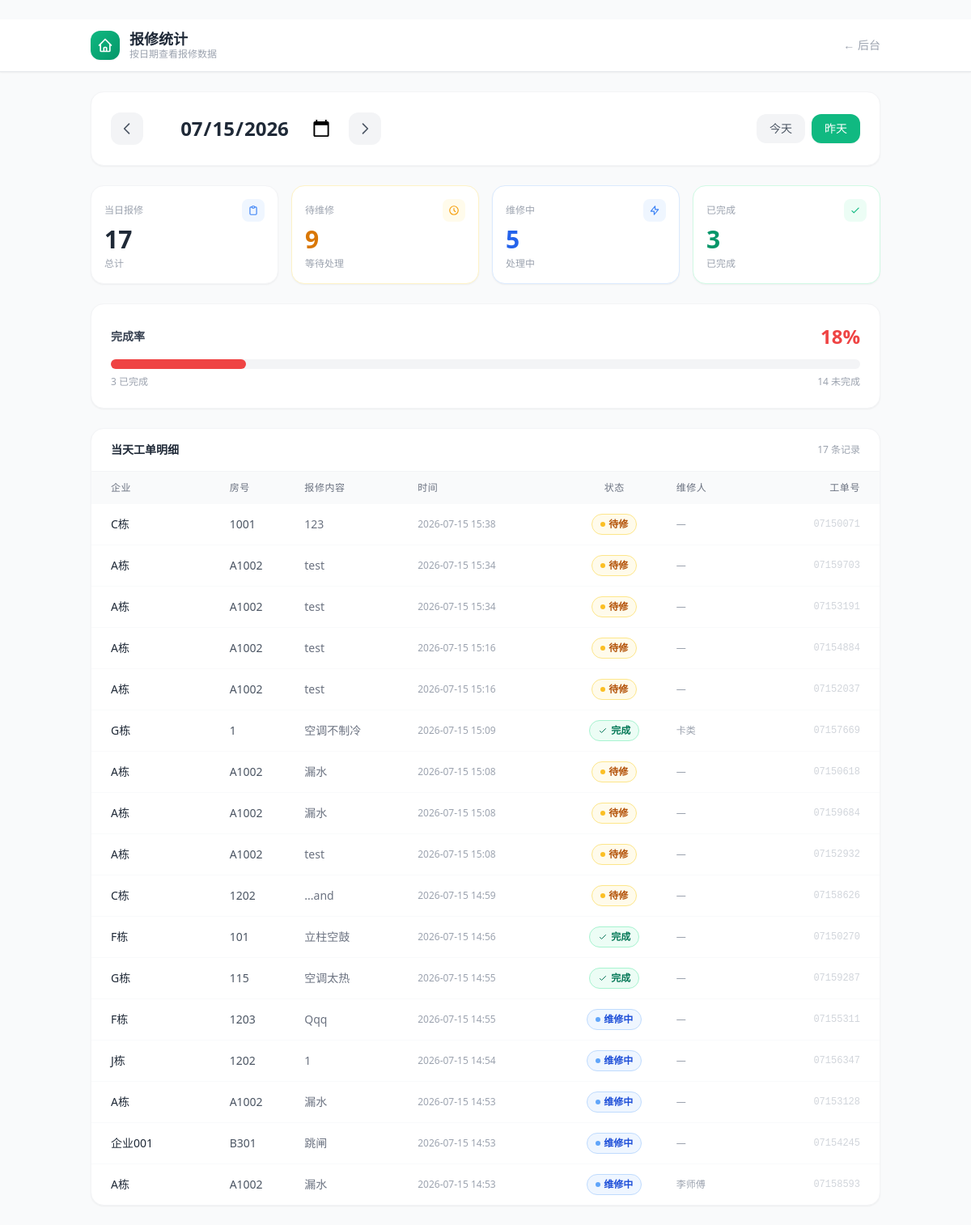
The page /stats/2026-07-15 on the database as committed earlier.
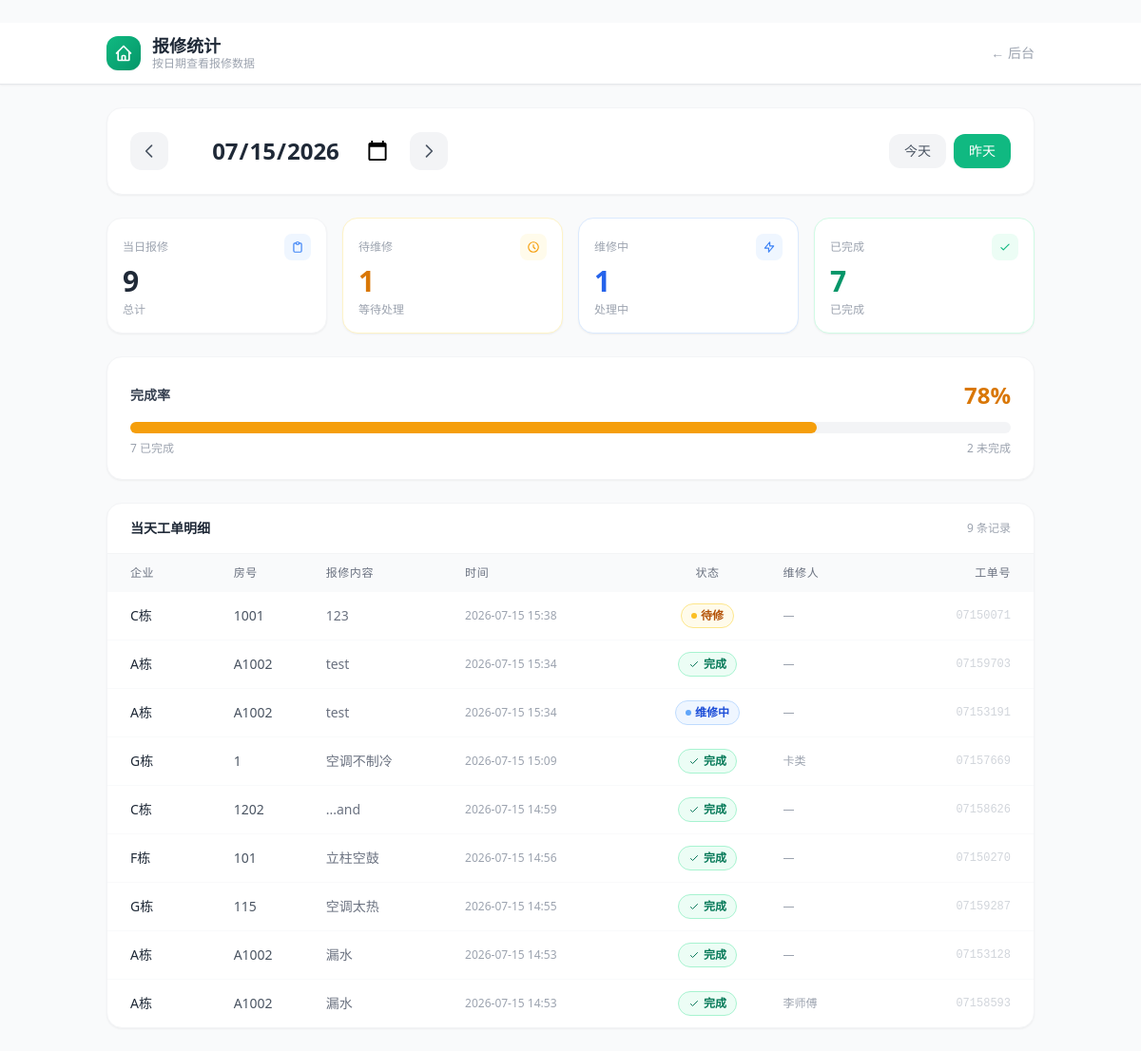
The same page on the database as committed later.
### tables this page shows
CREATE TABLE orders (
        id INTEGER PRIMARY KEY AUTOINCREMENT,
        work_order TEXT UNIQUE NOT NULL,
        company TEXT NOT NULL,
        company_code TEXT NOT NULL,
        building TEXT DEFAULT '',
        room TEXT NOT NULL,
        reporter_name TEXT DEFAULT '',
        reporter_phone TEXT DEFAULT '',
        repair_type TEXT DEFAULT '',
        description TEXT NOT NULL,
        status TEXT NOT NULL DEFAULT 'pending',
        assigned_to TEXT DEFAULT '',
        created_at TEXT NOT NULL,
        updated_at TEXT NOT NULL
    );

### app.py (the view)
@app.route("/stats")
@app.route("/stats/<date_str>")
def stats(date_str=None):
    from datetime import datetime, timedelta
    if date_str is None:
        date_str = datetime.now().strftime("%Y-%m-%d")
    else:
        try:
            datetime.strptime(date_str, "%Y-%m-%d")
        except:
            date_str = datetime.now().strftime("%Y-%m-%d")
    orders = database.get_orders_by_date(date_str)
    total = len(orders)
    pending = sum(1 for o in orders if o["status"] == "pending")
    in_progress = sum(1 for o in orders if o["status"] == "in_progress")
    completed = sum(1 for o in orders if o["status"] == "completed")
    rate = round(completed / total * 100) if total > 0 else 0
    current = datetime.strptime(date_str, "%Y-%m-%d")
    prev_date = (current - timedelta(days=1)).strftime("%Y-%m-%d")
    next_date = (current + timedelta(days=1)).strftime("%Y-%m-%d")
    today_str = datetime.now().strftime("%Y-%m-%d")
    return render_template(
        "stats.html",
        date_str=date_str,
        total=total,
        pending=pending,
        in_progress=in_progress,
        completed=completed,
        rate=rate,
        orders=orders,
        prev_date=prev_date,
        next_date=next_date,
        today_str=today_str,
    )

### database.py (called while the page is built)
def get_orders_by_date(date_str):
    conn = get_db()
    try:
        cursor = conn.cursor()
        cursor.execute(f"SELECT * FROM orders WHERE created_at LIKE {PLACEHOLDER} ORDER BY created_at DESC", (f"{date_str}%",))
        rows = _fetch_all(cursor)
        return rows
    finally:
        conn.close()

    def get_db():
        conn = sqlite3.connect(DATABASE_PATH, timeout=30)
        conn.row_factory = sqlite3.Row
        conn.execute("PRAGMA journal_mode=WAL")
        conn.execute("PRAGMA busy_timeout=30000")
        return conn

    def _fetch_all(cursor):
        return cursor.fetchall()

### templates/stats.html (shortened to what this page needs)
﻿<!DOCTYPE html>
<html lang="zh-CN">
<head>
    <script src="https://cdn.tailwindcss.com"></script>
</head>
<body class="bg-gray-50 font-sans antialiased">
    <header class="bg-white border-b border-gray-200 sticky top-0 z-50 shadow-sm">
        <div class="max-w-5xl mx-auto px-4 sm:px-6">
            <div class="flex items-center justify-between h-16">
                <div class="flex items-center gap-3">
                    <a href="/admin" class="w-9 h-9 bg-gradient-to-br from-emerald-500 to-emerald-600 rounded-xl flex items-center justify-center shadow-sm">
                        <svg class="w-5 h-5 text-white" fill="none" viewBox="0 0 24 24" stroke="currentColor"><path stroke-linecap="round" stroke-linejoin="round" stroke-width="2" d="M3 12l2-2m0 0l7-7 7 7M5 10v10a1 1 0 001 1h3m10-11l2 2m-2-2v10a1 1 0 01-1 1h-3m-6 0a1 1 0 001-1v-4a1 1 0 011-1h2a1 1 0 011 1v4a1 1 0 001 1m-6 0h6"/></svg>
                    </a>
                    <div>
                        <h1 class="text-gray-800 font-bold text-lg leading-tight">报修统计</h1>
                        <p class="text-gray-400 text-xs">按日期查看报修数据</p>
                    </div>
                </div>
                <a href="/admin" class="text-gray-400 hover:text-emerald-600 transition-colors text-sm">← 后台</a>
            </div>
        </div>
    </header>
    <div class="max-w-5xl mx-auto px-4 sm:px-6 py-6">
        <div class="bg-white rounded-2xl shadow-sm border border-gray-100 p-4 sm:p-6 mb-6">
            <div class="flex flex-col sm:flex-row items-center justify-between gap-4">
                <div class="flex items-center gap-3">
                    <a href="/stats/{{ prev_date }}" class="w-10 h-10 bg-gray-100 hover:bg-gray-200 rounded-xl flex items-center justify-center transition-colors">
                        <svg class="w-5 h-5 text-gray-600" fill="none" viewBox="0 0 24 24" stroke="currentColor"><path stroke-linecap="round" stroke-linejoin="round" stroke-width="2" d="M15 19l-7-7 7-7"/></svg>
                    </a>
                    <div class="text-center">
                        <input type="date" value="{{ date_str }}"
                               onchange="window.location.href='/stats/' + this.value"
                               class="text-xl sm:text-2xl font-bold text-gray-800 bg-transparent border-none outline-none cursor-pointer text-center
                                      [color-scheme:light] focus:ring-2 focus:ring-emerald-500 rounded-lg px-2 py-1"
                               style="border: none; -webkit-appearance: none;">
                    </div>
                    <a href="/stats/{{ next_date }}"
                       class="w-10 h-10 bg-gray-100 hover:bg-gray-200 rounded-xl flex items-center justify-center transition-colors
                              {% if next_date > today_str %}opacity-30 pointer-events-none{% endif %}">
                        <svg class="w-5 h-5 text-gray-600" fill="none" viewBox="0 0 24 24" stroke="currentColor"><path stroke-linecap="round" stroke-linejoin="round" stroke-width="2" d="M9 5l7 7-7 7"/></svg>
                    </a>
                </div>
                <div class="flex gap-2">
                    <a href="/stats/{{ today_str }}" class="px-4 py-2 rounded-xl text-sm font-medium transition-colors
                        {% if date_str == today_str %}bg-emerald-500 text-white shadow-sm{% else %}bg-gray-100 text-gray-600 hover:bg-gray-200{% endif %}">
                        今天
                    </a>
                    <a href="/stats/{{ prev_date }}" class="px-4 py-2 rounded-xl text-sm font-medium {% if date_str == today_str %}bg-gray-100 text-gray-600 hover:bg-gray-200{% else %}bg-emerald-500 text-white shadow-sm{% endif %}">
                        昨天
                    </a>
                </div>
            </div>
        </div>
        <div class="grid grid-cols-2 sm:grid-cols-4 gap-3 sm:gap-4 mb-6">
            <div class="bg-white rounded-2xl shadow-sm border border-gray-100 p-4">
                <div class="flex items-center justify-between mb-1">
                    <span class="text-gray-400 text-xs font-medium">当日报修</span>
                    <div class="w-7 h-7 bg-blue-50 rounded-lg flex items-center justify-center">
                        <svg class="w-3.5 h-3.5 text-blue-500" fill="none" viewBox="0 0 24 24" stroke="currentColor"><path stroke-linecap="round" stroke-linejoin="round" stroke-width="2" d="M9 5H7a2 2 0 00-2 2v12a2 2 0 002 2h10a2 2 0 002-2V7a2 2 0 00-2-2h-2M9 5a2 2 0 002 2h2a2 2 0 002-2M9 5a2 2 0 012-2h2a2 2 0 012 2"/></svg>
                    </div>
                </div>
                <p class="text-3xl font-bold text-gray-800">{{ total }}</p>
                <p class="text-xs text-gray-400 mt-1">总计</p>
            </div>
            <div class="bg-white rounded-2xl shadow-sm border border-amber-100 p-4">
                <div class="flex items-center justify-between mb-1">
                    <span class="text-gray-400 text-xs font-medium">待维修</span>
                    <div class="w-7 h-7 bg-amber-50 rounded-lg flex items-center justify-center">
                        <svg class="w-3.5 h-3.5 text-amber-500" fill="none" viewBox="0 0 24 24" stroke="currentColor"><path stroke-linecap="round" stroke-linejoin="round" stroke-width="2" d="M12 8v4l3 3m6-3a9 9 0 11-18 0 9 9 0 0118 0z"/></svg>
                    </div>
                </div>
                <p class="text-3xl font-bold text-amber-600">{{ pending }}</p>
                <p class="text-xs text-gray-400 mt-1">等待处理</p>
            </div>
            <div class="bg-white rounded-2xl shadow-sm border border-blue-100 p-4">
                <div class="flex items-center justify-between mb-1">
                    <span class="text-gray-400 text-xs font-medium">维修中</span>
                    <div class="w-7 h-7 bg-blue-50 rounded-lg flex items-center justify-center">
                        <svg class="w-3.5 h-3.5 text-blue-500" fill="none" viewBox="0 0 24 24" stroke="currentColor"><path stroke-linecap="round" stroke-linejoin="round" stroke-width="2" d="M13 10V3L4 14h7v7l9-11h-7z"/></svg>
                    </div>
                </div>
                <p class="text-3xl font-bold text-blue-600">{{ in_progress }}</p>
                <p class="text-xs text-gray-400 mt-1">处理中</p>
            </div>
            <div class="bg-white rounded-2xl shadow-sm border border-emerald-100 p-4">
                <div class="flex items-center justify-between mb-1">
                    <span class="text-gray-400 text-xs font-medium">已完成</span>
                    <div class="w-7 h-7 bg-emerald-50 rounded-lg flex items-center justify-center">
                        <svg class="w-3.5 h-3.5 text-emerald-500" fill="none" viewBox="0 0 24 24" stroke="currentColor"><path stroke-linecap="round" stroke-linejoin="round" stroke-width="2" d="M5 13l4 4L19 7"/></svg>
                    </div>
                </div>
                <p class="text-3xl font-bold text-emerald-600">{{ completed }}</p>
                <p class="text-xs text-gray-400 mt-1">已完成</p>
            </div>
        </div>
        <div class="bg-white rounded-2xl shadow-sm border border-gray-100 p-4 sm:p-6 mb-6">
            <div class="flex items-center justify-between mb-3">
                <span class="text-gray-700 font-semibold text-sm">完成率</span>
                <span class="text-2xl font-bold {% if rate >= 80 %}text-emerald-600{% elif rate >= 50 %}text-amber-600{% else %}text-red-500{% endif %}">
                    {{ rate }}%
                </span>
            </div>
            <div class="w-full bg-gray-100 rounded-full h-3">
                <div class="h-3 rounded-full transition-all duration-500
                    {% if rate >= 80 %}bg-emerald-500{% elif rate >= 50 %}bg-amber-500{% else %}bg-red-500{% endif %}"
                    style="width:{{ rate }}%"></div>
            </div>
            <div class="flex justify-between text-xs text-gray-400 mt-2">
                <span>{{ completed }} 已完成</span>
                <span>{{ total - completed }} 未完成</span>
            </div>
        </div>
        <div class="bg-white rounded-2xl shadow-sm border border-gray-100 overflow-hidden">
            <div class="px-4 sm:px-6 py-4 border-b border-gray-100 flex items-center justify-between">
                <h2 class="text-gray-800 font-bold text-sm">当天工单明细</h2>
                <span class="text-xs text-gray-400">{{ orders|length }} 条记录</span>
            </div>
            {% if orders %}
            <div class="overflow-x-auto">
                <table class="w-full text-sm">
                    <thead>
                        <tr class="bg-gray-50 text-gray-500 text-xs uppercase tracking-wider">
                            <th class="text-left px-4 sm:px-6 py-3 font-medium">企业</th>
                            <th class="text-left px-2 py-3 font-medium">房号</th>
                            <th class="text-left px-2 py-3 font-medium hidden sm:table-cell">报修内容</th>
                            <th class="text-left px-2 py-3 font-medium hidden md:table-cell">时间</th>
                            <th class="text-center px-2 py-3 font-medium">状态</th>
                            <th class="text-left px-2 py-3 font-medium hidden lg:table-cell">维修人</th>
                            <th class="text-right px-4 sm:px-6 py-3 font-medium">工单号</th>
                        </tr>
                    </thead>
                    <tbody class="divide-y divide-gray-50">
                        {% for o in orders %}
                        <tr class="hover:bg-gray-50 transition-colors">
                            <td class="px-4 sm:px-6 py-3 text-gray-800 font-medium truncate max-w-[100px]">{{ o.company }}</td>
                            <td class="px-2 py-3 text-gray-600">{{ o.room }}</td>
                            <td class="px-2 py-3 text-gray-500 truncate max-w-[150px] hidden sm:table-cell">{{ o.description }}</td>
                            <td class="px-2 py-3 text-gray-400 text-xs hidden md:table-cell">{{ o.created_at[:16] }}</td>
                            <td class="px-2 py-3 text-center">
                                {% if o.status == "pending" %}
                                <span class="inline-flex items-center gap-1 text-xs font-semibold px-2.5 py-1 bg-amber-50 text-amber-700 border border-amber-200 rounded-full">
                                    <span class="w-1.5 h-1.5 bg-amber-400 rounded-full"></span>待修
                                </span>
                                {% elif o.status == "in_progress" %}
                                <span class="inline-flex items-center gap-1 text-xs font-semibold px-2.5 py-1 bg-blue-50 text-blue-700 border border-blue-200 rounded-full">
                                    <span class="w-1.5 h-1.5 bg-blue-400 rounded-full animate-pulse"></span>维修中
                                </span>
                                {% elif o.status == "completed" %}
                                <span class="inline-flex items-center gap-1 text-xs font-semibold px-2.5 py-1 bg-emerald-50 text-emerald-700 border border-emerald-200 rounded-full">
                                    <svg class="w-3 h-3" fill="none" viewBox="0 0 24 24" stroke="currentColor"><path stroke-linecap="round" stroke-linejoin="round" stroke-width="2" d="M5 13l4 4L19 7"/></svg>完成
                                </span>
                                {% endif %}
                            </td>
                            <td class="px-2 py-3 text-gray-400 text-xs hidden lg:table-cell">{{ o.assigned_to or "—" }}</td>
                            <td class="px-4 sm:px-6 py-3 text-right">
                                <span class="text-xs text-gray-300 font-mono">{{ o.work_order[-8:] }}</span>
                            </td>
                        </tr>
                        {% endfor %}
                    </tbody>
                </table>
            </div>
            {% endif %}
        </div>
    </div>
</body>
</html>

Rows that differ between the two databases and show on the page:
removed orders: company "A栋", room "A1002", description "test", created_at "2026-07-15 15:16", status "pending" (drawn), assigned_to "—", work_order "07154884"
removed orders: company "A栋", room "A1002", description "test", created_at "2026-07-15 15:16", status "pending" (drawn), assigned_to "—", work_order "07152037"
removed orders: company "A栋", room "A1002", description "漏水", created_at "2026-07-15 15:08", status "pending" (drawn), assigned_to "—", work_order "07150618"
removed orders: company "A栋", room "A1002", description "漏水", created_at "2026-07-15 15:08", status "pending" (drawn), assigned_to "—", work_order "07159684"
removed orders: company "A栋", room "A1002", description "test", created_at "2026-07-15 15:08", status "pending" (drawn), assigned_to "—", work_order "07152932"
removed orders: company "F栋", room "1203", description "Qqq", created_at "2026-07-15 14:55", status "in_progress" (drawn), assigned_to "—", work_order "07155311"
removed orders: company "J栋", room "1202", description "1", created_at "2026-07-15 14:54", status "in_progress" (drawn), assigned_to "—", work_order "07156347"
removed orders: company "企业001", room "B301", description "跳闸", created_at "2026-07-15 14:53", status "in_progress" (drawn), assigned_to "—", work_order "07154245"
changed orders (number 2 of 9 on the later page): status "待修" → "完成"
changed orders (number 3 of 9 on the later page): status "待修" → "维修中"
changed orders "...and": status "待修" → "完成"
changed orders (number 8 of 9 on the later page): status "维修中" → "完成"
changed orders "李师傅": status "维修中" → "完成"
Other text that changed with them:
{{ total }}: "17" → "9"
{{ pending }}: "9" → "1"
{{ in_progress }}: "5" → "1"
{{ completed }}: "3" → "7"
{{ rate }}: "18" → "78"
{{ rate }}: 18 → 78 (drawn)
{{ total - completed }}: "14" → "2"
{{ orders|length }}: "17" → "9"
